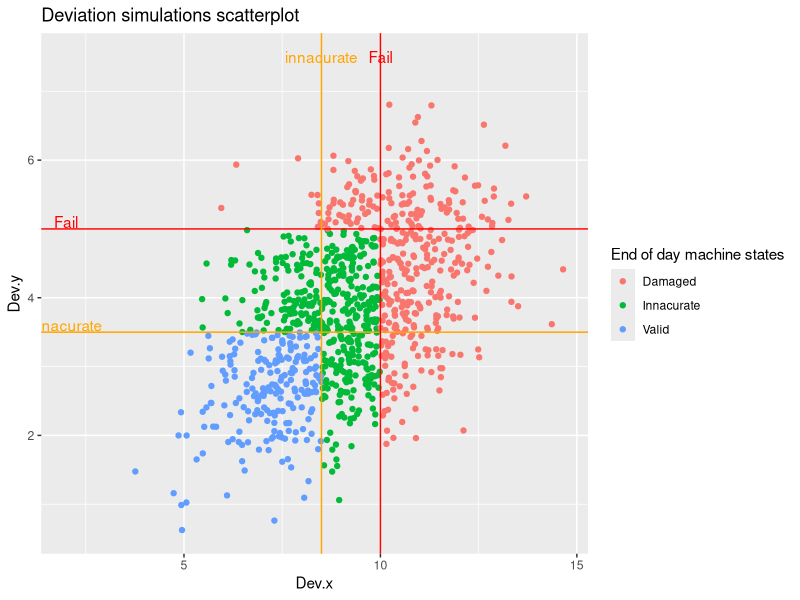
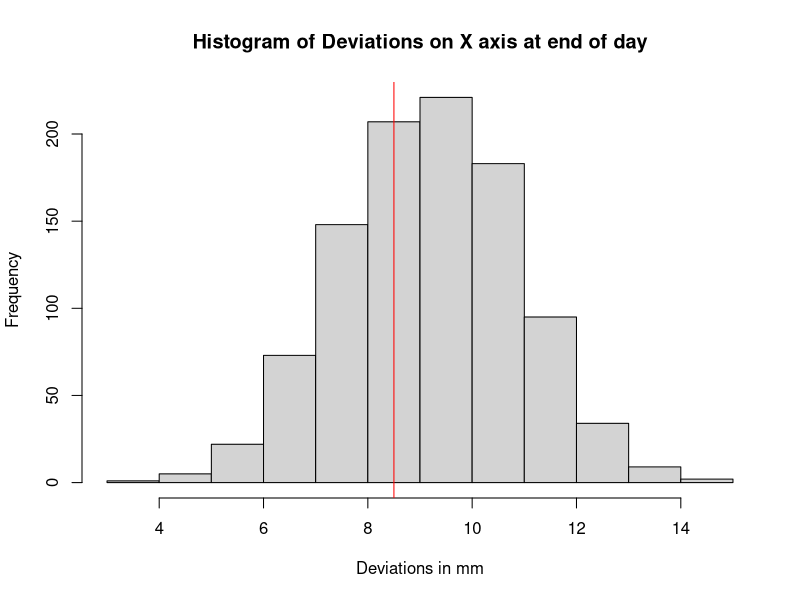
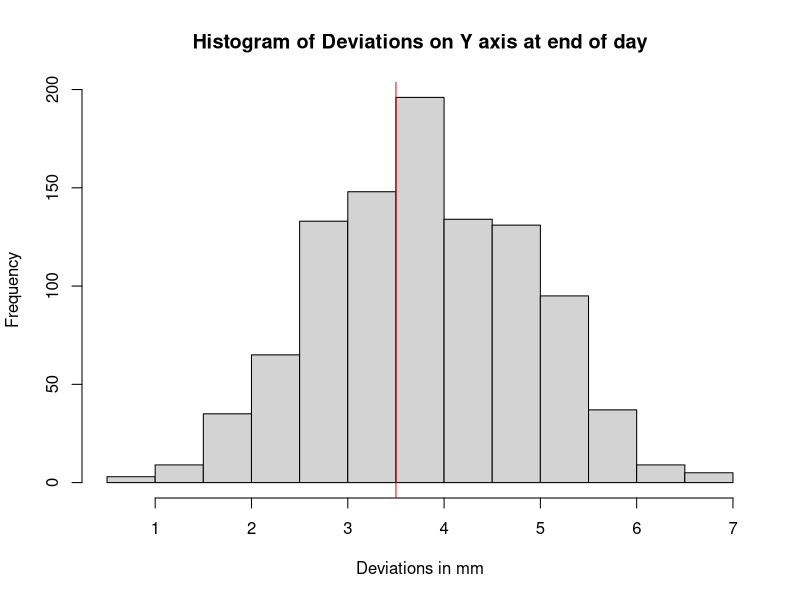

Recreate these plots in R, in order. (Note: this script raises an error after producing the figures.)
# Create empty vectors to store 1000 simulations of deviations of x and y axis for each day
End.day.dev.x <- rep(NA,1000)
End.day.dev.y <- rep(NA,1000)

for(j in 1:1000){# run the random walk 1000 times
  
  align.x <- 0 # x aligned at start of day
  align.y <- 0 # y aligned at start of day
  # For a batch of 220 samples
  for(i in 1:220){
    # Apply a random deviation per distribution and angles provided
    delta.r <-rnorm(1,0.05, 0.13) # Store needle movement deviation
    delta.theta <- runif(1, (-pi/8), (3*pi/8)) # Store needle angular deviation
    dev.x <- delta.r * cos(delta.theta) # random deviation in x direction (applying formula to convert polar to cartesian coords)
    dev.y <- delta.r * sin(delta.theta) # random deviation in y direction (applying formula to convert polar to cartesian coords)
    align.x <- align.x+dev.x # add this to previous steps - current alignment x
    align.y <- align.y+dev.y # add this to previous steps - current alignment y
  }
  # Store deviations for each dimensions in vectors
  End.day.dev.x[j] <- align.x
  End.day.dev.y[j] <- align.y
} 

#create data frame for ggplot
dev.data <- data.frame(Dev.x = End.day.dev.x, Dev.y = End.day.dev.y) 
library(ggplot2)

#create scatterplot of final allignments and show limit spec
ggplot(dev.data, aes(x=Dev.x, y=Dev.y))+
  geom_point(aes(colour = ifelse(Dev.x<8.5 & Dev.y < 3.5, "Valid", ifelse(Dev.x < 10 & Dev.y < 5, "Innacurate", "Damaged"))))+
  geom_hline(yintercept=3.5, color = "orange")+
  annotate("text", x=2, y=3.6, label="innacurate", color="orange")+
  geom_hline(yintercept=5, color = "red")+
  annotate("text", x=2, y=5.1, label="Fail", color="red")+
  geom_vline(xintercept=8.5, color = "orange")+
  annotate("text", x=8.5, y=7.5, label="innacurate", color="orange")+
  geom_vline(xintercept=10, color = "red")+
  annotate("text", x=10, y=7.5, label="Fail", color="red")+
  labs(title = "Deviation simulations scatterplot") +
  guides(color = guide_legend(title = "End of day machine states")) 

# Filter data for machine being inacurate or damaged
in.or.fail.data <- filter(dev.data,End.day.dev.x>=8.5 | End.day.dev.y>=3.5)
# Dividing count on simulation total
nrow(in.or.fail.data)/1000

# Creating hist with innacurate line to analyse distribution
hist(End.day.dev.x, main = "Histogram of Deviations on X axis at end of day", xlab = "Deviations in mm")
abline(v=8.5,col="red")
hist(End.day.dev.y, main = "Histogram of Deviations on Y axis at end of day", xlab = "Deviations in mm")
abline(v=3.5,col="red")

#####################################

#function to just calculate how many runs it takes before alignment is out of spec
# if it remains within spec, function return the value n+1
when.outside <- function(n){#simulate if/when misalignment occurs
  delta.r <-rnorm(n,0.05, 0.13) # Store needle movement deviation
  delta.theta <- runif(n, (-pi/8), (3*pi/8)) # Store needle angular deviation
  dev.x <- delta.r * cos(delta.theta) # random deviation in x direction (applying formula to convert polar to cartesian coords)
  dev.y <- delta.r * sin(delta.theta) # random deviation in y direction (applying formula to convert polar to cartesian coords)
  # Store cumulative sums of each deviations
  cum.dev.x <- cumsum(dev.x)
  cum.dev.y<- cumsum(dev.y)
  
  index <- 1:n
  # Store cumulative sum of test when machine becomes innacurate (if 221, always passing)
  nretest.dev.x <-ifelse(is.na(index[cum.dev.x>=8.5][1]),n+1,index[cum.dev.x>=8.5][1])
  nretest.dev.y <-ifelse(is.na(index[cum.dev.y>=3.5][1]),n+1,index[cum.dev.y>=3.5][1])
  nretest <- ifelse(nretest.dev.x >= nretest.dev.y, nretest.dev.y, nretest.dev.x)
  # Store cumulative sum of test when machine becomes damaged (if 221, always passing)
  nfail.dev.x <-ifelse(is.na(index[cum.dev.x>=10][1]),n+1,index[cum.dev.x>=10][1])
  nfail.dev.y <-ifelse(is.na(index[cum.dev.y>=5][1]),n+1,index[cum.dev.y>=5][1])
  nfail <- ifelse(nfail.dev.x >= nfail.dev.y, nfail.dev.y, nfail.dev.x)
  
  # return vectors of number of tests when innacurate and when damaged
  nums <- c(nretest,nfail)
}

# Replicate 1000 for simulation
sim <- replicate(1000, when.outside(220))
#Store each vector
retest.row <-sim[1,]
fail.row <-sim[2,]
# Create a data frame with those vector
sim2 <-data_frame(retest=numeric(1000),fail=numeric(1000))
sim2$retest <- retest.row
sim2$fail <- fail.row

# when misaligned (n+1 [201] implies still within bounds at end of day)
hist(sim2$retest, main = "Histogram of test when test becomes innacurate", xlab = "Number of tests")
sum(sim2$retest<221)/1000
#60% will become misaligned at some point in the day
hist(sim2$fail, main = "Histogram of test when machine becomes damaged", xlab = "Number of tests")
sum(sim2$fail<221)/1000


profit <- function(n){#function to simulate profit/loss
  ofline.cost <- 10000
  run.profit <- 200
  run.retest <- 300
  run.loss <- 500
  sim <- replicate(1000, when.outside(n))#simulate 1000 times
  # Create a cost vector with profit calculation depending on scenario
  costvec <- ifelse(sim[1,]<=n,
                    ifelse(sim[2,]<=n,
                           run.profit*sim[1,]-run.retest*((n-sim[1,])-(n-sim[2,]))-run.loss*(n-sim[1,])-ofline.cost,
                           run.profit*sim[1,]-run.retest*(n-sim[1,])-run.loss*(n-sim[1,])),
                    n*run.profit)
  mean(costvec)#calculate mean profit over all simulations
}

# Expected profits for simulation
profit(220)

#run this expected mean profit simulation for various values if target n
N=0:220
ECOST = sapply(N, profit)

#visualise results
plot(N, ECOST, main = "Expected Profits against Number of runs per day scatterplot",xlab ="Number of runs per day", ylab ="Expected profit in Euro")
abline(h = max(ECOST), col="red")
text(x=5, y=max(ECOST), 'Max Expected Cost')
abline(v = N[which.max(ECOST)], col="red")
text(x=N[which.max(ECOST)], y=0, 'Optimal Number of test')
abline(h = ECOST[length(ECOST)], col="red")
text(x=5, y=ECOST[length(ECOST)], 'Expected Cost for whole batch')
abline(v = max(N), col="red")
text(x=max(N), y=0, 'Whole Batch')



# Expected Max Profit
max(ECOST)
# Optimal number of runs per day
N[ECOST==max(ECOST)]
